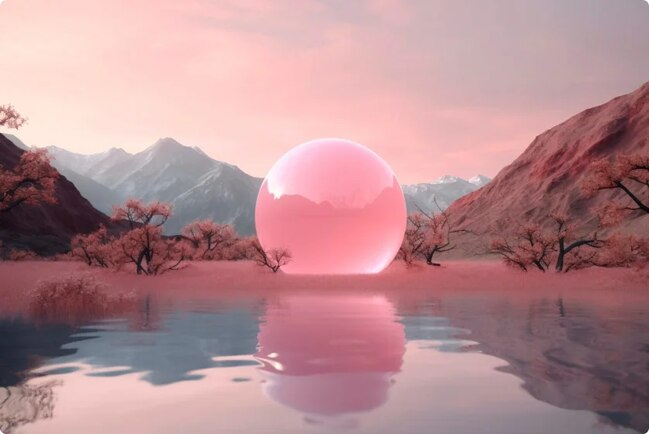
#> input picture diplab2/images/abc.jfif, 649 x 434 px, found by its file name
$ jupyter execute diplab2.ipynb
#> lines starting #> are read from the running program, lines starting #| are printed output that depends on the picture
[cell 1]
import cv2

# task 1

[cell 2]
#absolute path
img=cv2.imread(r"C:\Users\Student\Desktop\abc.jfif")
#> img is the input picture: shape (434, 649, 3); mean B, G, R 145.1, 140.3, 182
#same folder
img2=cv2.imread(r"C:\Users\Student\Desktop\lab2\subhome.jfif")
#different folder
img3=cv2.imread(r"C:\Users\Student\Desktop\lab2\images\images.jfif")
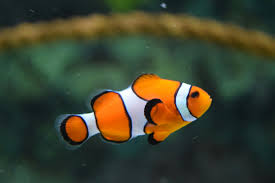
#> input picture journal 7/images.jfif, 275 x 183 px, found by its file name
#> img3 is the input picture: shape (183, 275, 3); mean B, G, R 47.8, 67, 62.8

[cell 3]
type(img)

# task 2

[cell 4]
#gives dimensions of img in tuple
#168 no of rows
#275 no of col
#3 no of channels(colors)
img.shape
#> Out = (434, 649, 3)

[cell 5]
print(img)
#> (printed output is left out)

[cell 6]
# [4 lines of commented-out code are left out]

# task 4

[cell 7]
b,r,g=cv2.split(img)
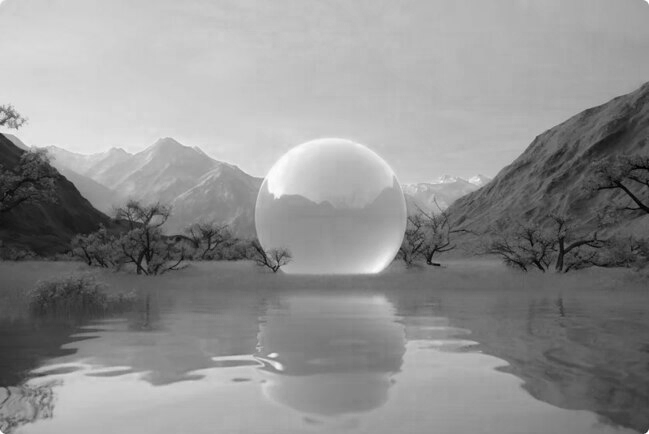
#> b: shape (434, 649); min 0, max 255, mean 145.1
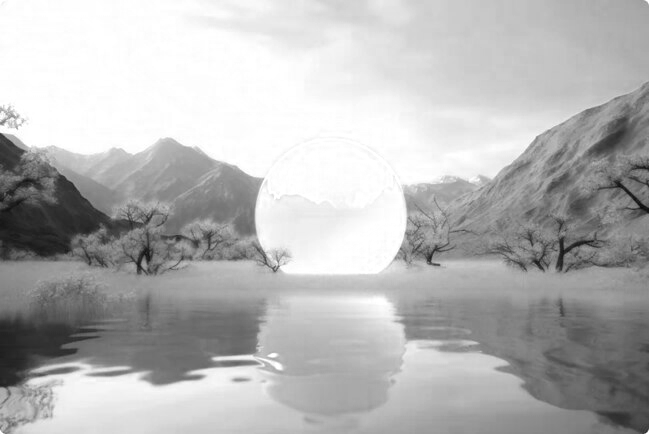
#> g: shape (434, 649); min 11, max 255, mean 182
print("red channel matrix\n",r)
#> (printed output is left out)
print("blue channel matrix\n",b)
#> (printed output is left out)
print("green channel matrix\n",g)
#> (printed output is left out)

[cell 8]
# [6 lines of commented-out code are left out]

# task 6

[cell 9]
#grayscale formula
grey=0.9*r+0.9*g+0.9*b
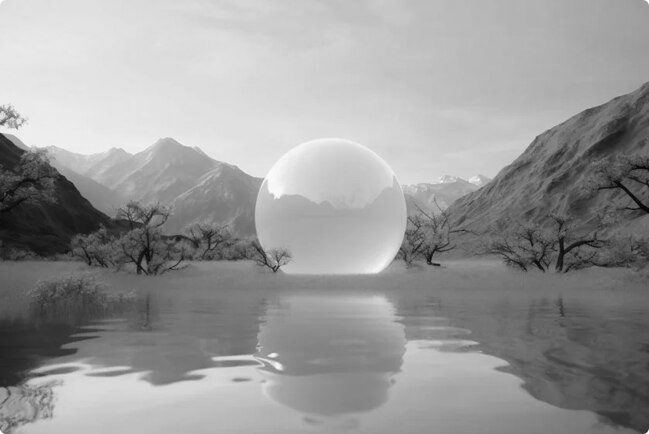
#> grey: shape (434, 649) float64; min 11.7, max 688.5, mean 420.6; drawn with min black and max white

[cell 10]
cv2.imshow("all channels",grey)
cv2.waitKey(0)
cv2.destroyAllWindows()

# task 5

[cell 11]
import pandas as pd
from sklearn.datasets import load_iris

iris = load_iris()
print(iris.DESCR)

df = pd.DataFrame(data=iris.data, columns=iris.feature_names)
df['species'] = iris.target

print(df.head())

# task 3

[cell 12]
#PIL
from PIL import Image

[cell 13]
img=Image.open(r"C:\Users\Fujitsu T\Desktop\diplab2\images.jpg")
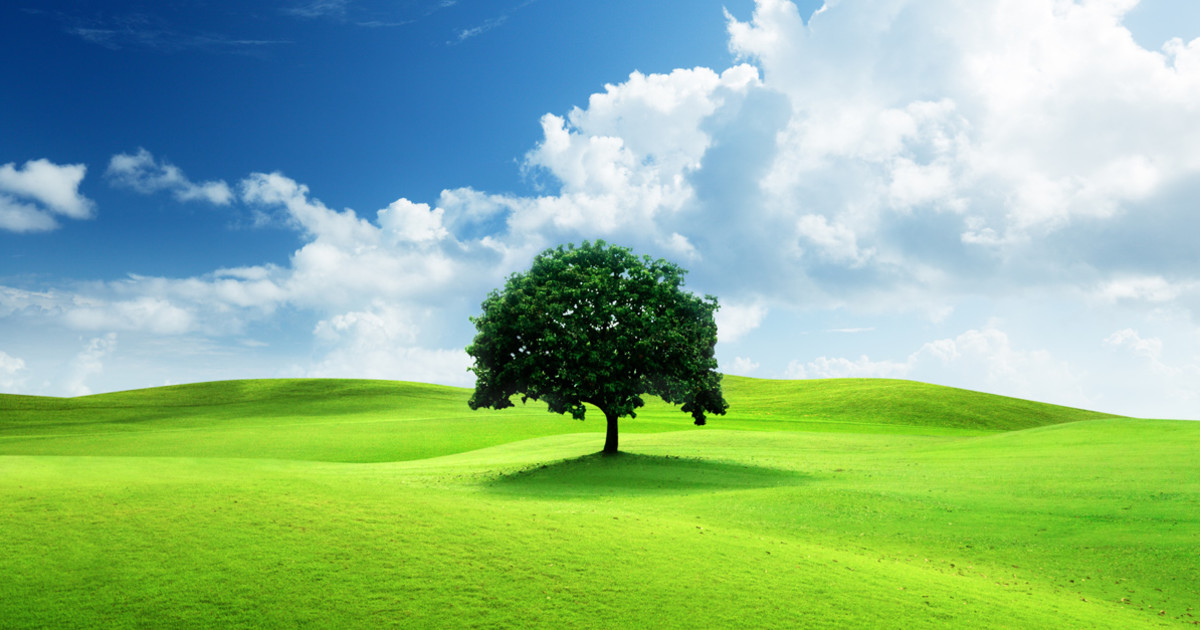
#> input picture diplab2/images.jpg, 1200 x 630 px, found by its file name
#> img is the input picture: PIL image 1200x630 RGB; mean R, G, B 139.6, 183.3, 139.7
img.show()
